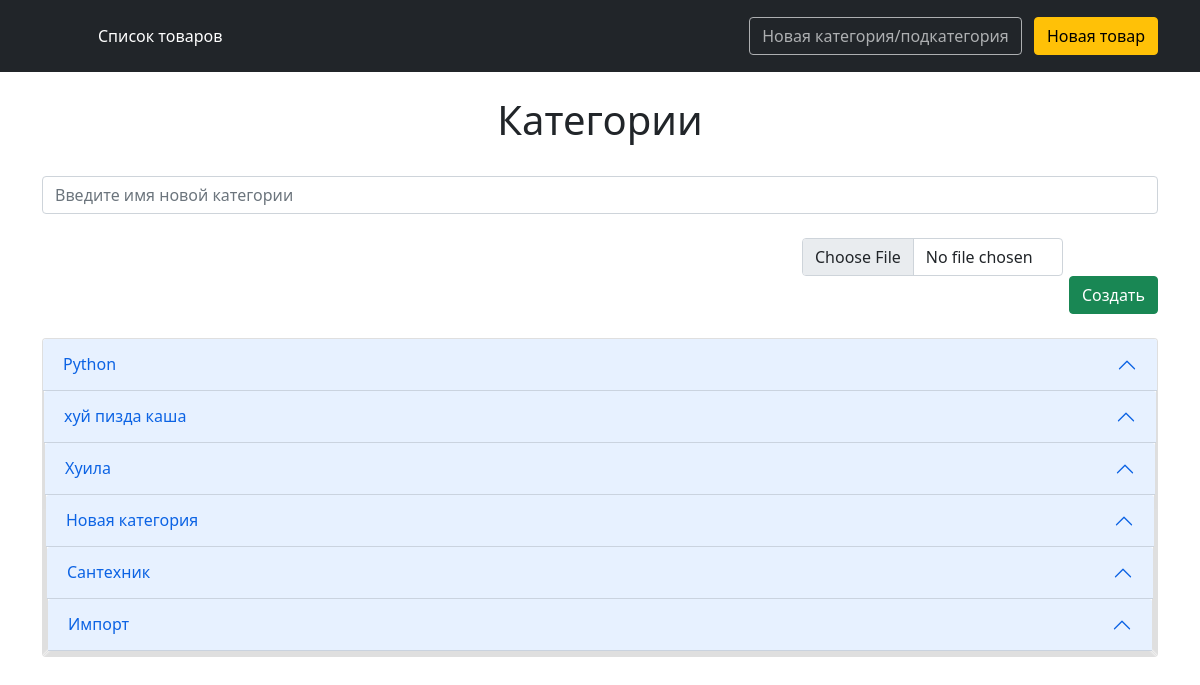
/add_category/, run on an earlier commit of the app's database.
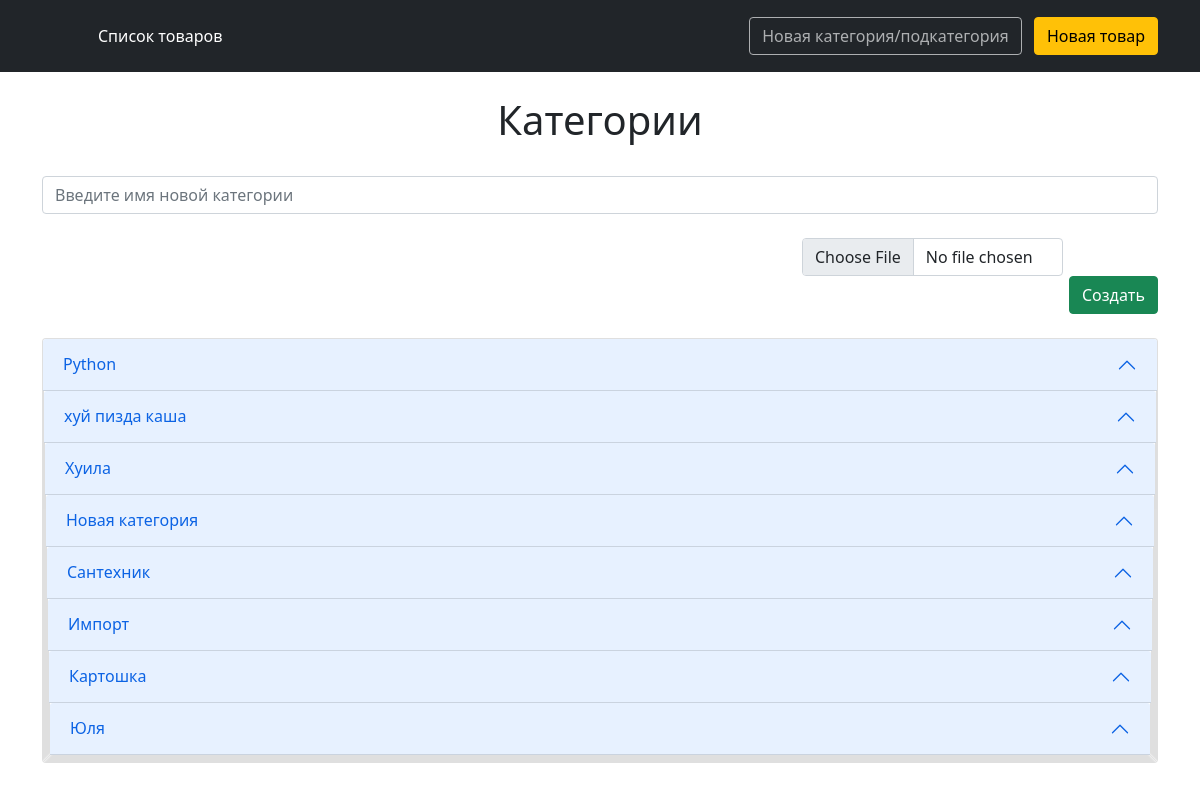
And on a later commit of the database.
### main_app/models.py (models this page shows, shortened)
class Category(models.Model):
    name = models.CharField(max_length=255)
    photo = models.ImageField(upload_to='category_img/')
    slug = models.SlugField(max_length=70, unique=True)
    def __str__(self):
        return self.name

### main_app/views.py (the view, shortened to what this page needs)
# urls.py: path('add_category/', create_category, name='add_category'),
def create_category(request):
    category_form = CategoryForm()
    sc_form = SubcategoryForm()
    category = Category.objects.all()
    return render(request, 'main_app/category.html', {'category_form': category_form, 'sc_form': sc_form ,'category': category})

### main_app/forms.py
class CategoryForm(forms.ModelForm):
      name = forms.CharField(widget=forms.TextInput(attrs={'class': 'form-control', 'placeholder': 'Введите имя новой категории'}))
      photo = forms.ImageField(widget=forms.FileInput(attrs={'class': 'form-control'}))
      class Meta:
            model = Category
            fields = ['name', 'photo']

class SubcategoryForm(forms.ModelForm):
      name = forms.CharField(widget=forms.TextInput(attrs={'class': 'form-control', 'placeholder': 'Введите имя новой подкатегории'}))
      photo = forms.ImageField(widget=forms.FileInput(attrs={'class': 'form-control'}))
      class Meta:
            model = SubCategory
            fields = ['name', 'photo']

### main_app/templates/main_app/category.html (shortened to what this page needs)
{% extends 'main_app/base.html' %}
{% load static %}
{% block content %}
<div class="text-center">
    <h1>Категории</h1>
</div>
<br>
<form action="{% url 'add_category' %}" method="post" enctype="multipart/form-data">
    {{ category_form.name }}
    <br>
    <div class="row">
        <div class="col-8">
        </div>
        <div class="col-3">
            {{ category_form.photo }}
        </div>
        <div class="col">
            <div class="text-end">
                <button class="btn btn-success" type="Submit" id="button-addon2" name="create_category">Создать</button>
            </div>
        </div>
    </div>
</form>
<br>
<div class="accordion" id="accordionExample">
    {% for c in category %}
    <div class="accordion-item">
        <h2 class="accordion-header" id="headingOne">
            <button class="accordion-button" type="button" data-bs-toggle="collapse" data-bs-target="#collapse-{{c.pk}}"
                aria-expanded="true" aria-controls="collapse-{{c.pk}}">
                {{c}}
            </button>
        </h2>
        {% endfor %}
    </div>
    {% endblock %}

What changed in the data, as far as the page shows it:
added Category: name "Картошка"
added Category: name "Юля"
